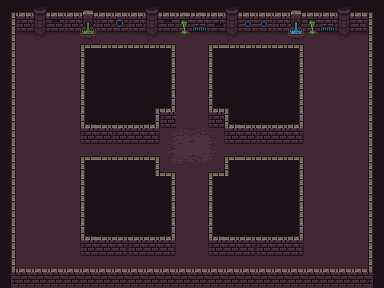

The image is a tile-based game level rendered from a .tmx file. Its description and source (layers, tilesets, objects; grid data summarised) follow:
An orthogonal 24x18 tile map with 16x16 px tiles, 8 tile layers (Fondo, Suelo, ParedColisiones, ObjetosColisiones, ...) and 5 objects.

<map version="1.0" tiledversion="2017.07.26" orientation="orthogonal" renderorder="right-down" width="24" height="18" tilewidth="16" tileheight="16" nextobjectid="9">
 <tileset firstgid="1" source="tileset.tsx" />
 <layer name="Fondo" width="24" height="18">
  <data>[432 cells, 432 non-empty, 1 distinct tile ids]</data>
 </layer>
 <layer name="Suelo" width="24" height="18">
  <data>[432 cells, 214 non-empty, 19 distinct tile ids]</data>
 </layer>
 <layer name="ParedColisiones" width="24" height="18">
  <data>[432 cells, 126 non-empty, 23 distinct tile ids]</data>
 </layer>
 <layer name="ObjetosColisiones" width="24" height="18">
  <data>[432 cells, 0 non-empty, 0 distinct tile ids]</data>
 </layer>
 <layer name="Personaje" width="24" height="18">
  <data>[432 cells, 0 non-empty, 0 distinct tile ids]</data>
 </layer>
 <layer name="Pared" width="24" height="18">
  <data>[432 cells, 102 non-empty, 9 distinct tile ids]</data>
 </layer>
 <layer name="Objetos" width="24" height="18">
  <data>[432 cells, 0 non-empty, 0 distinct tile ids]</data>
 </layer>
 <layer name="Colision" width="24" height="18">
  <data>[432 cells, 242 non-empty, 1 distinct tile ids]</data>
 </layer>
 <objectgroup name="Colisiones" visible="0">
  <object id="4" x="16" y="16">
   <polyline points="0,0 0,256 352,256 352,16 352,0 0,0" />
  </object>
  <object id="5" x="80" y="48">
   <polyline points="0,0 0,80 80,80 80,64 96,64 96,0 0,0" />
  </object>
  <object id="6" x="208" y="48">
   <polyline points="0,0 0,64 16,64 16,80 96,80 96,0 0,0" />
  </object>
  <object id="7" x="80" y="160">
   <polyline points="0,0 80,0 80,16 96,16 96,80 0,80 0,0" />
  </object>
  <object id="8" x="224" y="160">
   <polyline points="0,0 80,0 80,80 -16,80 -16,16 0,16 0,0" />
  </object>
 </objectgroup>
</map>
